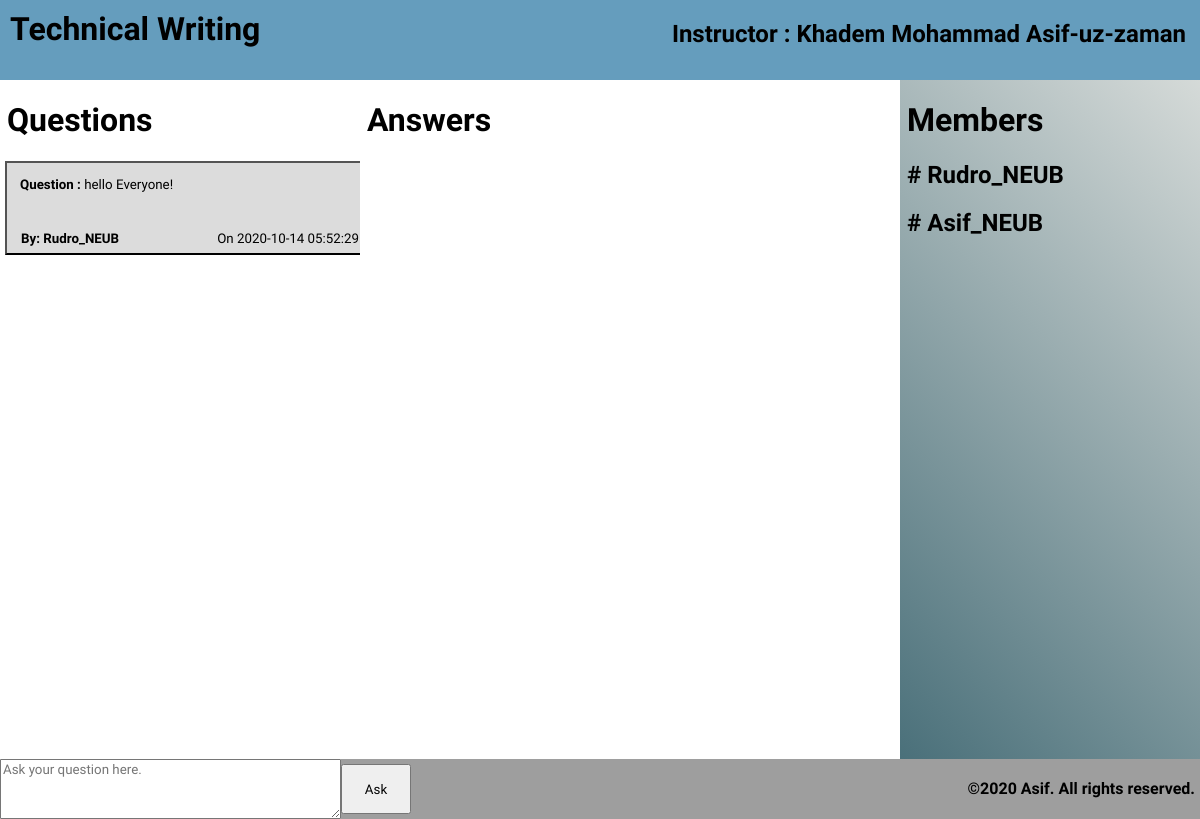
/classroom.php?id=tw, run on the app's committed database.
### tables this page shows
CREATE TABLE `classroom` (
  `cname` varchar(255) NOT NULL,
  `cid` varchar(255) NOT NULL,
  `password` varchar(255) NOT NULL,
  `instructor` varchar(255) NOT NULL,
  `iname` varchar(255) NOT NULL
);

CREATE TABLE `tw_q` (
  `qby` varchar(255) DEFAULT NULL,
  `ts` timestamp NOT NULL DEFAULT current_timestamp() ON UPDATE current_timestamp(),
  `qid` int(11) NOT NULL,
  `q` varchar(800) DEFAULT NULL
);

CREATE TABLE `stclass` (
  `cid` varchar(255) NOT NULL,
  `phone` varchar(255) NOT NULL,
  `uname` varchar(255) NOT NULL
);

### classroom.php (the view, shortened to what this page needs)
<?php
    $sub=$_GET['id'];
    $sub1=$sub;
    $sub1 .="_q";
    $sub2=$sub;
    $sub2 .="_a";
    echo $sub2;
    $conn= mysqli_connect('localhost','root','');
    mysqli_select_db($conn,'class');
?>
<html>
    <head>
    </head>
    <body>
<header>
     <?php
        $qr123= mysqli_query($conn,"select * from classroom where cid='$sub'");
        $rownum1=mysqli_fetch_assoc($qr123);
     ?>
     <div class="snc"><h1 style="font-size: 200%; margin-top:10px;"><?php echo $rownum1['cname'];?></h1></div>
     <div><h2 class="inc">Instructor : <?php echo $rownum1['iname'];?></h2></div>
</header>
<main>
<div class="split left">
    <h1 class="hdr"> Questions</h1>
        <?php
            $tbl1= mysqli_query($conn,"select * from $sub1");
            while($row1=mysqli_fetch_assoc($tbl1))
            {
        ?>
                <button class="qbox" onclick="addFields(this.id); viewans(this.id);" name="write12" type="submit" id="<?php echo $row1['qid'] ?>" value="<?php echo $row1['qid'] ?>">
                <div >
                    <p class="mans"><b>Question :</b> <?php echo $row1['q'] ?> </p>
                    <h4 class="ab">By: <?php echo $row1['qby'] ?></h4>
                    <p class="dt">On <?php echo $row1['ts'] ?></p>
                </div>
                </button>
        <?php
            }
        ?>
</div>
<div class="split center">
<h1 class="hdr">
 Answers
</h1>
</div>
<div class="split right">
    <h1 class="hdr"> Members</h1>
        <?php
            $tbl2= mysqli_query($conn,"select * from stclass where cid='$sub'");
            while($row2=mysqli_fetch_assoc($tbl2))
            {
        ?>
                <h2 class="hdr"> # <?php echo $row2['uname'] ?> </h2>
        <?php
            }
        ?>
</div>
</main>
<footer>
<form  class="qi" method="post">
    <textarea class="ta" placeholder="Ask your question here."  name="ask1" rows="5" cols="40"></textarea>
    <input class="btn" name="asd1" type="submit" value="Ask">
</form>
<div class="cr"><p><b> &copy;2020 Asif.  All rights reserved. </b></p></div>
</footer>
    </body>
</html>

### classroom.php (style rules this page uses)
* { font-family: 'Commissioner', sans-serif; }
header { background-color: #659DBD; height:80px; width:98%; position:fixed; top:0; left:0; display:flex; justify-content:space-between; padding-left:10px; padding-right:30px; }
footer { background-color:#9E9E9E; position: fixed; height:60px; bottom:0; left:0; color:black; width:100%; display:flex; }
body { padding:0px; margin:0px; }
main { display:flex; min-height: calc(100%); }
.split { height: calc(100% - 140px); position: fixed; bottom:60px; overflow-x: hidden; z-index:10; }
.left { left: 0; width: 30%; }
.qbox { position:relative; width:370px; height:auto; background-color: #DCDCDC; margin: 0px 5px; text-align:left; }
.right { right: 0; width: 25%; background: linear-gradient(45deg, #4a707a, #d5dad8); }
.center { left:30%; width: 45%; }
.cr { bottom:5px; position:fixed; right:5px; }
.qi { display:flex; margin-right:40px; }
.btn { height: 50px; width: 70px; margin-top: 5px; }
.ta { height: 60px; }
.dt { position:absolute; right:7px; bottom:0; margin:7px; }
.ab { position:absolute; left:7px; bottom:0; margin:7px; }
.mans { margin-left:7px; margin-bottom:60px; }
.hdr { margin-left:7px; }
.snc { height:66px; width:700px; overflow:hidden; }
.inc { text-align:right; height:60px; width:550px; overflow:hidden; }

### data on the page
classroom: cname "Technical Writing", iname "Khadem Mohammad Asif-uz-zaman"
tw_q: $row1['qid'] 1 (drawn), q "hello Everyone!", qby "Rudro_NEUB", ts "2020-10-14 05:52:29"
stclass: uname "Rudro_NEUB"
stclass: uname "Asif_NEUB"

### other printed values
$sub2 "tw_a"
